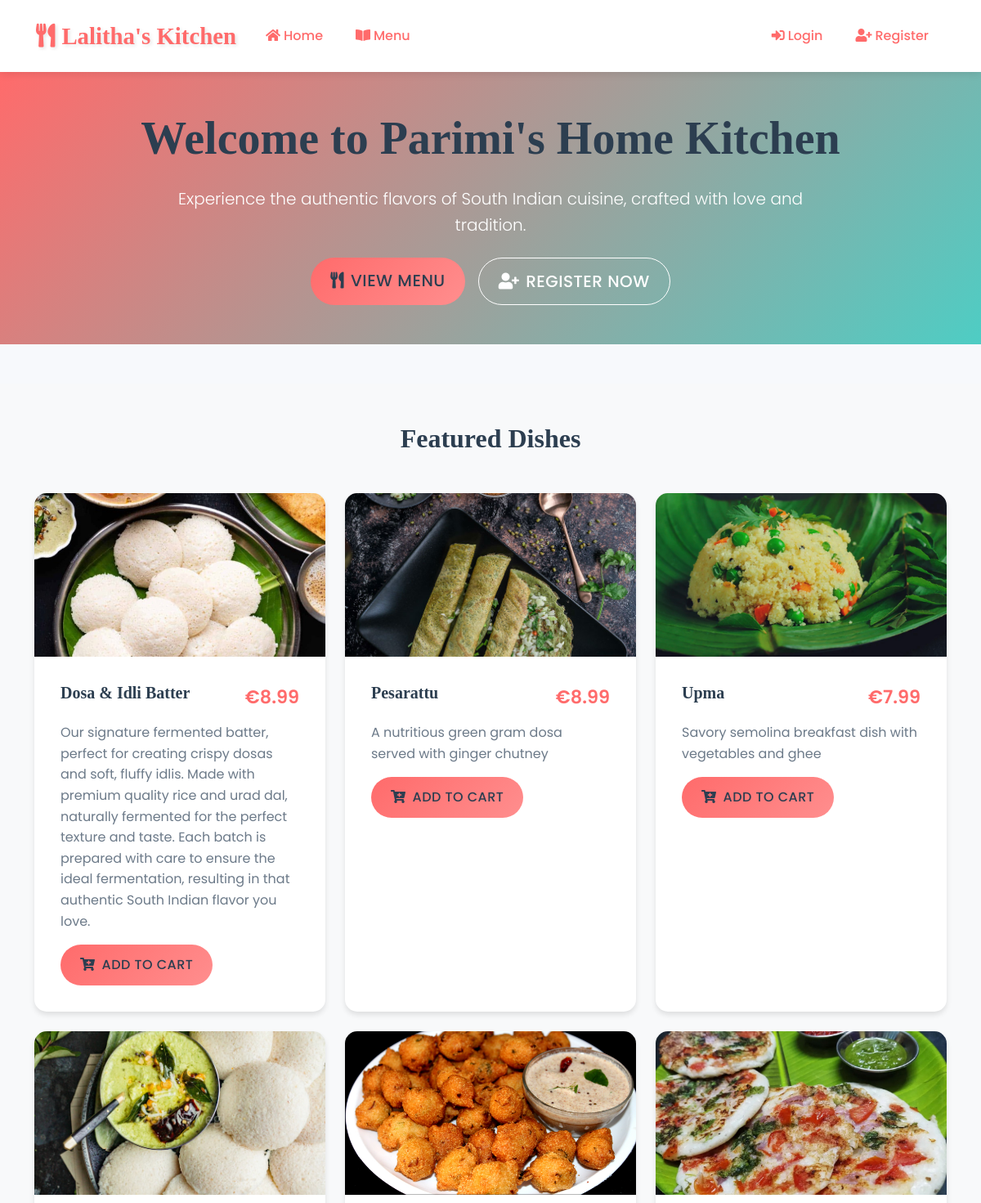
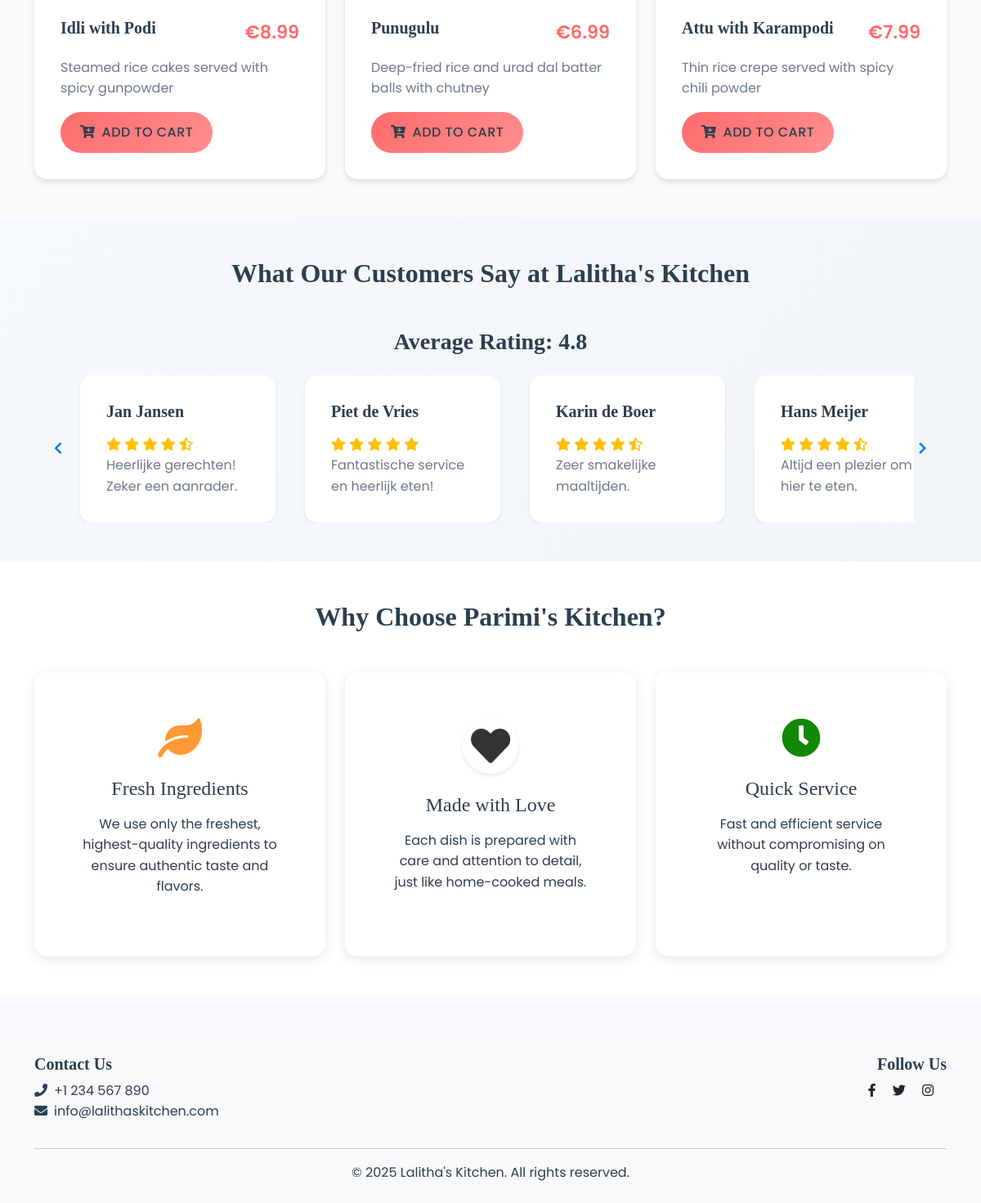
The page / on the database its author committed (2 pictures, top to bottom).
### core/models.py (models this page shows, shortened)
class MenuItem(models.Model):
    name = models.CharField(max_length=100)
    description = models.TextField()
    price = models.DecimalField(max_digits=6, decimal_places=2)
    category = models.ForeignKey(Category, on_delete=models.CASCADE, related_name='menu_items')
    image = models.ImageField(upload_to='menu_items/', null=True, blank=True)
    preparation_time = models.PositiveIntegerField(help_text="Preparation time in minutes")
    is_available = models.BooleanField(default=True)

### core/views.py (the view, shortened to what this page needs)
# urls.py: path('', views.home, name='home'),
def home(request):
    cart_count = get_cart_count(request)
    category, created = Category.objects.get_or_create(
        name="South Indian Specials",
        defaults={
            'description': "Authentic South Indian delicacies prepared with traditional recipes and fresh ingredients."
        }
    )
    breakfast_category, created = Category.objects.get_or_create(
        name="Andhra Breakfast Specials",
        defaults={
            'description': "Start your day with authentic Andhra breakfast delicacies."
        }
    )
    lunch_category, created = Category.objects.get_or_create(
        name="Lunch Specialties",
        defaults={
            'description': "Experience the rich flavors of traditional Andhra lunch items."
        }
    )
    dinner_category, created = Category.objects.get_or_create(
        name="Dinner Delights",
        defaults={
            'description': "End your day with our carefully crafted dinner selections."
        }
    )
    menu_items = [
        {
            'name': 'Pesarattu',
            'description': 'A nutritious green gram dosa served with ginger chutney. Made with organic green gram and served piping hot.',
            'price': 7.99,
            'image': 'https://cdn.pixabay.com/photo/2017/06/30/04/58/dosa-2457236_1280.jpg',
            'category': breakfast_category,
            'preparation_time': 15,
            'is_available': True
        },
        {
            'name': 'Upma',
            'description': 'Savory semolina breakfast dish with vegetables and ghee, garnished with curry leaves and cashews.',
            'price': 6.99,
            'image': 'https://cdn.pixabay.com/photo/2020/03/06/12/27/upma-4907510_1280.jpg',
            'category': breakfast_category,
            'preparation_time': 20,
            'is_available': True
        },
        {
            'name': 'Idli with Podi',
            'description': 'Steamed rice cakes served with spicy gunpowder and ghee. Perfect healthy breakfast option.',
            'price': 7.99,
            'image': 'https://cdn.pixabay.com/photo/2017/06/30/05/00/idli-2457238_1280.jpg',
            'category': breakfast_category,
            'preparation_time': 25,
            'is_available': True
        },
        {
            'name': 'Punugulu',
            'description': 'Deep-fried rice and urad dal batter balls with chutney. Crispy outside, soft inside.',
            'price': 5.99,
            'image': 'https://cdn.pixabay.com/photo/2020/09/06/14/07/indian-food-5549071_1280.jpg',
            'category': breakfast_category,
            'preparation_time': 15,
            'is_available': True
        }
    ]
    lunch_items = [
        {
            'name': 'Andhra Thali',
            'description': 'Complete meal with rice, dal, curries, rasam, and accompaniments',
            'price': 14.99,
            'image': 'https://cdn.pixabay.com/photo/2016/11/23/18/42/indian-food-1854245_1280.jpg',
            'category': lunch_category,
            'preparation_time': 30,
            'is_available': True
        },
        {
            'name': 'Pulihora',
            'description': 'Traditional tamarind rice with peanuts and spices',
            'price': 9.99,
            'image': 'https://cdn.pixabay.com/photo/2020/03/06/12/27/rice-4907509_1280.jpg',
            'category': lunch_category,
            'preparation_time': 25,
            'is_available': True
        },
        {
            'name': 'Gongura Chicken',
            'description': 'Spicy chicken curry made with sorrel leaves',
            'price': 12.99,
            'image': 'https://cdn.pixabay.com/photo/2019/09/15/08/06/food-4477676_1280.jpg',
            'category': lunch_category,
            'preparation_time': 35,
            'is_available': True
        }
    ]
    dinner_items = [
        {
            'name': 'Andhra Biryani',
            'description': 'Aromatic rice dish with spices and choice of vegetables or meat',
            'price': 15.99,
            'image': 'https://cdn.pixabay.com/photo/2019/11/15/11/33/biryani-4628019_1280.jpg',
            'category': dinner_category,
            'preparation_time': 45,
            'is_available': True
        },
        {
            'name': 'Ragi Sangati',
            'description': 'Traditional finger millet balls served with spicy curry',
            'price': 10.99,
            'image': 'https://cdn.pixabay.com/photo/2015/11/07/11/12/food-1030947_1280.jpg',
            'category': dinner_category,
            'preparation_time': 30,
            'is_available': True
        },
        {
            'name': 'Pesarattu Dosa',
            'description': 'Green gram dosa served with upma and chutney',
            'price': 11.99,
            'image': 'https://cdn.pixabay.com/photo/2017/06/30/04/58/dosa-2457236_1280.jpg',
            'category': dinner_category,
            'preparation_time': 20,
            'is_available': True
        }
    ]
    all_items = menu_items + lunch_items + dinner_items
    for item_data in all_items:
        MenuItem.objects.get_or_create(
            name=item_data['name'],
            defaults={
                'description': item_data['description'],
                'price': item_data['price'],
                'image': item_data['image'],
                'category': item_data['category'],
                'preparation_time': item_data['preparation_time'],
                'is_available': item_data['is_available']
            }
        )
    categories = Category.objects.all()
    featured_items = MenuItem.objects.filter(is_available=True)[:6]
    context = {
        'cart_count': cart_count,
        'categories': categories,
        'featured_items': featured_items,
    }
    return render(request, 'core/home.html', context)

### templates/core/home.html (shortened to what this page needs)
{% extends 'base.html' %}
{% load static %}
{% load custom_filters %}
{% block content %}
<div class="hero-section text-center py-5 mb-5">
    <div class="container">
        <h1 class="display-4 mb-4">Welcome to Parimi's Home Kitchen</h1>
        <p class="lead mb-4">Experience the authentic flavors of South Indian cuisine, crafted with love and tradition.</p>
        <div class="d-flex justify-content-center gap-3">
            <a href="{% url 'menu' %}" class="btn btn-primary btn-lg">
                <i class="fas fa-utensils me-2"></i>View Menu
            </a>
            {% if not user.is_authenticated %}
            <a href="{% url 'register' %}" class="btn btn-outline-primary btn-lg">
                <i class="fas fa-user-plus me-2"></i>Register Now
            </a>
            {% endif %}
        </div>
    </div>
</div>
<section class="featured-items py-5 bg-light">
    <div class="container">
        <h2 class="text-center mb-5">Featured Dishes</h2>
        <div class="row g-4">
            {% for item in featured_items %}
            <div class="col-md-6 col-lg-4">
                <div class="card h-100 menu-item-card fade-in">
                    {% if item.image %}
                    <img src="{{ item.image.url }}" class="card-img-top" alt="{{ item.name }}">
                    {% endif %}
                    <div class="card-body">
                        <div class="d-flex justify-content-between align-items-start mb-2">
                            <h5 class="card-title">{{ item.name }}</h5>
                            <span class="price">€{{ item.price }}</span>
                        </div>
                        <p class="card-text">{{ item.description }}</p>
                        {% if item.is_available %}
                        <button class="btn btn-primary add-to-cart" data-item-id="{{ item.id }}">
                            <i class="fas fa-cart-plus me-2"></i>Add to Cart
                        </button>
                        {% else %}
                        <button class="btn btn-secondary" disabled>
                            <i class="fas fa-clock me-2"></i>Currently Unavailable
                        </button>
                        {% endif %}
                    </div>
                </div>
            </div>
            {% endfor %}
        </div>
    </div>
</section>
<section class="testimonials-section py-5">
    <div class="container">
        <h2 class="text-center mb-5">What Our Customers Say at Lalitha's Kitchen</h2>
        <div class="average-rating text-center mb-4">
            <h3>Average Rating: <span id="averageRating">4.8</span></h3>
        </div>
        <div class="testimonials-container position-relative">
            <button class="btn btn-outline-primary position-absolute top-50 start-0 translate-middle-y testimonial-nav prev-testimonial">
                <i class="fas fa-chevron-left"></i>
            </button>
            <button class="btn btn-outline-primary position-absolute top-50 end-0 translate-middle-y testimonial-nav next-testimonial">
                <i class="fas fa-chevron-right"></i>
            </button>
            <div class="testimonials-slider d-flex">
                <div class="testimonial-card">
                    <div class="card h-100 shadow-sm">
                        <div class="card-body">
                            <h5 class="card-title">Jan Jansen</h5>
                            <div class="text-warning">
                                <i class="fas fa-star"></i>
                                <i class="fas fa-star"></i>
                                <i class="fas fa-star"></i>
                                <i class="fas fa-star"></i>
                                <i class="fas fa-star-half-alt"></i>
                            </div>
                            <p class="card-text">Heerlijke gerechten! Zeker een aanrader.</p>
                        </div>
                    </div>
                </div>
                <div class="testimonial-card">
                    <div class="card h-100 shadow-sm">
                        <div class="card-body">
                            <h5 class="card-title">Piet de Vries</h5>
                            <div class="text-warning">
                                <i class="fas fa-star"></i>
                                <i class="fas fa-star"></i>
                                <i class="fas fa-star"></i>
                                <i class="fas fa-star"></i>
                                <i class="fas fa-star"></i>
                            </div>
                            <p class="card-text">Fantastische service en heerlijk eten!</p>
                        </div>
                    </div>
                </div>
                <div class="testimonial-card">
                    <div class="card h-100 shadow-sm">
                        <div class="card-body">
                            <h5 class="card-title">Karin de Boer</h5>
                            <div class="text-warning">
                                <i class="fas fa-star"></i>
                                <i class="fas fa-star"></i>
                                <i class="fas fa-star"></i>
                                <i class="fas fa-star"></i>
                                <i class="fas fa-star-half-alt"></i>
                            </div>
                            <p class="card-text">Zeer smakelijke maaltijden.</p>
                        </div>
                    </div>
                </div>
                <div class="testimonial-card">
                    <div class="card h-100 shadow-sm">
                        <div class="card-body">
                            <h5 class="card-title">Hans Meijer</h5>
                            <div class="text-warning">
                                <i class="fas fa-star"></i>
                                <i class="fas fa-star"></i>
                                <i class="fas fa-star"></i>
                                <i class="fas fa-star"></i>
                                <i class="fas fa-star-half-alt"></i>
                            </div>
                            <p class="card-text">Altijd een plezier om hier te eten.</p>
                        </div>
                    </div>
                </div>
            </div>
        </div>
    </div>
</section>
<section class="why-choose-us py-5">
    <div class="container">
        <h2 class="text-center mb-5">Why Choose Parimi's Kitchen?</h2>
        <div class="row g-4">
            <div class="col-md-4">
                <div class="card h-100 text-center p-4 feature-card">
                    <div class="card-body">
                        <i class="fas fa-leaf fa-3x mb-4 feature-icon-saffron"></i>
                        <h3 class="h4 mb-3">Fresh Ingredients</h3>
                        <p>We use only the freshest, highest-quality ingredients to ensure authentic taste and flavors.</p>
                    </div>
                </div>
            </div>
            <div class="col-md-4">
                <div class="card h-100 text-center p-4 feature-card">
                    <div class="card-body">
                        <i class="fas fa-heart fa-3x mb-4 feature-icon-white"></i>
                        <h3 class="h4 mb-3">Made with Love</h3>
                        <p>Each dish is prepared with care and attention to detail, just like home-cooked meals.</p>
                    </div>
                </div>
            </div>
            <div class="col-md-4">
                <div class="card h-100 text-center p-4 feature-card">
                    <div class="card-body">
                        <i class="fas fa-clock fa-3x mb-4 feature-icon-green"></i>
                        <h3 class="h4 mb-3">Quick Service</h3>
                        <p>Fast and efficient service without compromising on quality or taste.</p>
                    </div>
                </div>
            </div>
        </div>
    </div>
</section>
{% endblock %}

### rows shown on the page
MenuItem: image (picture), name "Dosa & Idli Batter", price "8.99", description "Our signature fermented batter, perfect for creating crispy dosas and soft, fluffy idlis. Made with premium quality rice and urad dal, naturally fermented for the perfect texture and taste. Each batch is prepared with care to ensure the ideal fermentation, resulting in that authentic South Indian flavor you love."
MenuItem: image (picture), name "Pesarattu", price "8.99", description "A nutritious green gram dosa served with ginger chutney"
MenuItem: image (picture), name "Upma", price "7.99", description "Savory semolina breakfast dish with vegetables and ghee"
MenuItem: image (picture), name "Idli with Podi", price "8.99", description "Steamed rice cakes served with spicy gunpowder"
MenuItem: image (picture), name "Punugulu", price "6.99", description "Deep-fried rice and urad dal batter balls with chutney"
MenuItem: image (picture), name "Attu with Karampodi", price "7.99", description "Thin rice crepe served with spicy chili powder"
